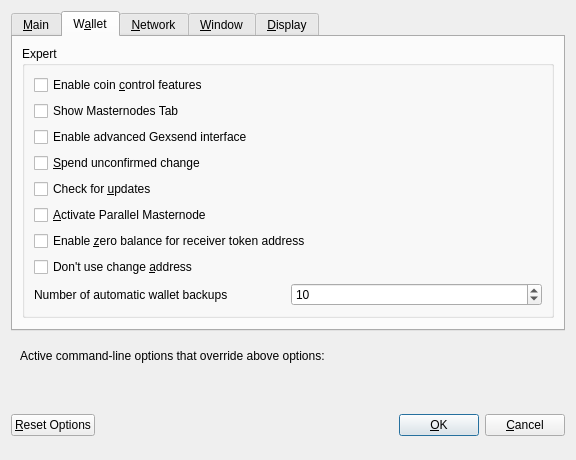
<?xml version="1.0" encoding="UTF-8"?>
<ui version="4.0">
 <class>OptionsDialog</class>
 <widget class="QDialog" name="OptionsDialog">
  <property name="geometry">
   <rect>
    <x>0</x>
    <y>0</y>
    <width>576</width>
    <height>419</height>
   </rect>
  </property>
  <property name="windowTitle">
   <string>Options</string>
  </property>
  <property name="modal">
   <bool>true</bool>
  </property>
  <layout class="QVBoxLayout" name="verticalLayout">
   <item>
    <widget class="QTabWidget" name="tabWidget">
     <property name="currentIndex">
      <number>1</number>
     </property>
     <widget class="QWidget" name="tabMain">
      <attribute name="title">
       <string>&amp;Main</string>
      </attribute>
      <layout class="QVBoxLayout" name="verticalLayout_Main">
       <item>
        <widget class="QCheckBox" name="bitcoinAtStartup">
         <property name="toolTip">
          <string>Automatically start GEX after logging in to the system.</string>
         </property>
         <property name="text">
          <string>&amp;Start GEX on system login</string>
         </property>
        </widget>
       </item>
       <item>
        <widget class="QCheckBox" name="logEvents">
         <property name="text">
          <string>Enable  log &amp;events</string>
         </property>
        </widget>
       </item>
       <item>
        <widget class="QCheckBox" name="txIndex">
         <property name="text">
          <string>Enable &amp;transaction indexes</string>
         </property>
        </widget>
       </item>
       <item>
        <widget class="QCheckBox" name="addressIndex">
         <property name="text">
          <string>Enable &amp;address indexes</string>
         </property>
        </widget>
       </item>
       <item>
        <layout class="QHBoxLayout" name="horizontalLayout_2_Main">
         <item>
          <widget class="QLabel" name="databaseCacheLabel">
           <property name="text">
            <string>Size of &amp;database cache</string>
           </property>
           <property name="textFormat">
            <enum>Qt::PlainText</enum>
           </property>
           <property name="buddy">
            <cstring>databaseCache</cstring>
           </property>
          </widget>
         </item>
         <item>
          <widget class="QSpinBox" name="databaseCache"/>
         </item>
         <item>
          <widget class="QLabel" name="databaseCacheUnitLabel">
           <property name="text">
            <string>MB</string>
           </property>
           <property name="textFormat">
            <enum>Qt::PlainText</enum>
           </property>
          </widget>
         </item>
         <item>
          <spacer name="horizontalSpacer_2_Main">
           <property name="orientation">
            <enum>Qt::Horizontal</enum>
           </property>
           <property name="sizeHint" stdset="0">
            <size>
             <width>40</width>
             <height>20</height>
            </size>
           </property>
          </spacer>
         </item>
        </layout>
       </item>
       <item>
        <layout class="QHBoxLayout" name="horizontalLayout_3_Main">
         <item>
          <widget class="QLabel" name="threadsScriptVerifLabel">
           <property name="text">
            <string>Number of script &amp;verification threads</string>
           </property>
           <property name="textFormat">
            <enum>Qt::PlainText</enum>
           </property>
           <property name="buddy">
            <cstring>threadsScriptVerif</cstring>
           </property>
          </widget>
         </item>
         <item>
          <widget class="QSpinBox" name="threadsScriptVerif">
           <property name="toolTip">
            <string>(0 = auto, &lt;0 = leave that many cores free)</string>
           </property>
          </widget>
         </item>
         <item>
          <spacer name="horizontalSpacer_3_Main">
           <property name="orientation">
            <enum>Qt::Horizontal</enum>
           </property>
           <property name="sizeHint" stdset="0">
            <size>
             <width>40</width>
             <height>20</height>
            </size>
           </property>
          </spacer>
         </item>
        </layout>
       </item>
       <item>
        <layout class="QHBoxLayout" name="horizontalLayout_5_Main">
         <item>
          <widget class="QLabel" name="logFileCountLabel">
           <property name="text">
            <string>Number of debug log files</string>
           </property>
          </widget>
         </item>
         <item>
          <widget class="QSpinBox" name="logFileCount">
           <property name="minimum">
            <number>1</number>
           </property>
          </widget>
         </item>
         <item>
          <spacer name="horizontalSpacer_5_Main">
           <property name="orientation">
            <enum>Qt::Horizontal</enum>
           </property>
           <property name="sizeHint" stdset="0">
            <size>
             <width>40</width>
             <height>20</height>
            </size>
           </property>
          </spacer>
         </item>
        </layout>
       </item>
       <item>
        <spacer name="verticalSpacer_Main">
         <property name="orientation">
          <enum>Qt::Vertical</enum>
         </property>
         <property name="sizeHint" stdset="0">
          <size>
           <width>20</width>
           <height>40</height>
          </size>
         </property>
        </spacer>
       </item>
       <item>
        <layout class="QHBoxLayout" name="horizontalLayout_4_Main">
         <item>
          <widget class="QLabel" name="label">
           <property name="toolTip">
            <string>This setting determines the amount of individual masternodes that an input will be anonymized through.&lt;br/&gt;More rounds of anonymization gives a higher degree of privacy, but also costs more in fees.</string>
           </property>
           <property name="text">
            <string>Darksend rounds to use</string>
           </property>
          </widget>
         </item>
         <item>
          <widget class="QSpinBox" name="darksendRounds">
           <property name="minimum">
            <number>2</number>
           </property>
           <property name="maximum">
            <number>8</number>
           </property>
           <property name="value">
            <number>4</number>
           </property>
          </widget>
         </item>
        </layout>
       </item>
       <item>
        <spacer name="verticalSpacer_Main1">
         <property name="orientation">
          <enum>Qt::Vertical</enum>
         </property>
         <property name="sizeHint" stdset="0">
          <size>
           <width>20</width>
           <height>40</height>
          </size>
         </property>
        </spacer>
       </item>
       <item>
        <layout class="QHBoxLayout" name="horizontalLayout">
         <item>
          <widget class="QLabel" name="label_2">
           <property name="toolTip">
            <string>This amount acts as a threshold to turn off Darksend once it's reached.</string>
           </property>
           <property name="statusTip">
            <string notr="true"/>
           </property>
           <property name="whatsThis">
            <string notr="true"/>
           </property>
           <property name="accessibleName">
            <string notr="true"/>
           </property>
           <property name="accessibleDescription">
            <string notr="true"/>
           </property>
           <property name="text">
            <string>Amount of GEX to keep anonymized</string>
           </property>
          </widget>
         </item>
         <item>
          <widget class="QSpinBox" name="anonymizeGex">
           <property name="minimum">
            <number>100</number>
           </property>
           <property name="maximum">
            <number>100000</number>
           </property>
           <property name="singleStep">
            <number>100</number>
           </property>
           <property name="value">
            <number>1000</number>
           </property>
          </widget>
         </item>
        </layout>
       </item>
      </layout>
     </widget>
     <widget class="QWidget" name="tabWallet">
      <attribute name="title">
       <string>W&amp;allet</string>
      </attribute>
      <layout class="QVBoxLayout" name="verticalLayout_Wallet">
       <item>
        <widget class="QGroupBox" name="groupBox">
         <property name="title">
          <string>Expert</string>
         </property>
         <layout class="QVBoxLayout" name="verticalLayout_2">
          <item>
           <widget class="QCheckBox" name="coinControlFeatures">
            <property name="toolTip">
             <string>Whether to show coin control features or not.</string>
            </property>
            <property name="text">
             <string>Enable coin &amp;control features</string>
            </property>
           </widget>
          </item>
          <item>
           <widget class="QCheckBox" name="showMasternodesTab">
            <property name="toolTip">
             <string>Show additional tab listing all your masternodes in first sub-tab&lt;br/&gt;and all masternodes on the network in second sub-tab.</string>
            </property>
            <property name="text">
             <string>Show Masternodes Tab</string>
            </property>
           </widget>
          </item>
          <item>
           <widget class="QCheckBox" name="showAdvancedUI">
            <property name="toolTip">
             <string>Show additional information and buttons for Darksend on overview screen.</string>
            </property>
            <property name="text">
             <string>Enable advanced Gexsend interface</string>
            </property>
           </widget>
          </item>
          <item>
           <widget class="QCheckBox" name="spendZeroConfChange">
            <property name="toolTip">
             <string>If you disable the spending of unconfirmed change, the change from a transaction&lt;br/&gt;cannot be used until that transaction has at least one confirmation.&lt;br/&gt;This also affects how your balance is computed.</string>
            </property>
            <property name="text">
             <string>&amp;Spend unconfirmed change</string>
            </property>
           </widget>
          </item>
          <item>
           <widget class="QCheckBox" name="checkUpdates">
            <property name="text">
             <string>Check for &amp;updates</string>
            </property>
           </widget>
          </item>
          <item>
           <widget class="QCheckBox" name="parallelMasternodes">
            <property name="toolTip">
             <string>Coming soon</string>
            </property>
            <property name="text">
             <string>&amp;Activate Parallel Masternode</string>
            </property>
           </widget>
          </item>
          <item>
           <widget class="QCheckBox" name="zeroBalanceAddressToken">
            <property name="text">
             <string>Enable &amp;zero balance for receiver token address</string>
            </property>
           </widget>
          </item>
          <item>
           <widget class="QCheckBox" name="notUseChangeAddress">
            <property name="text">
             <string>Don't use change &amp;address</string>
            </property>
           </widget>
          </item>

            <item>
              <layout class="QHBoxLayout" name="horizontalLayout_1_Wallet">
                <item>
                  <widget class="QLabel" name="walletBackupslabel">
                    <property name="text">
                      <string>Number of automatic wallet backups</string>
                    </property>
                  </widget>
                </item>
                <item>
                  <widget class="QSpinBox" name="walletBackups">
                    <property name="minimum">
                      <number>1</number>
                    </property>
                    <property name="maximum">
                      <number>20</number>
                    </property>
                    <property name="value">
                      <number>10</number>
                    </property>
                  </widget>
                </item>
              </layout>
            </item>

         </layout>
        </widget>
       </item>
       <item>
        <spacer name="verticalSpacer_Wallet">
         <property name="orientation">
          <enum>Qt::Vertical</enum>
         </property>
         <property name="sizeHint" stdset="0">
          <size>
           <width>20</width>
           <height>40</height>
          </size>
         </property>
        </spacer>
       </item>
      </layout>
     </widget>
     <widget class="QWidget" name="tabNetwork">
      <attribute name="title">
       <string>&amp;Network</string>
      </attribute>
      <layout class="QVBoxLayout" name="verticalLayout_Network">
       <item>
        <widget class="QCheckBox" name="mapPortUpnp">
         <property name="toolTip">
          <string>Automatically open the GEX client port on the router. This only works when your router supports UPnP and it is enabled.</string>
         </property>
         <property name="text">
          <string>Map port using &amp;UPnP</string>
         </property>
        </widget>
       </item>
       <item>
        <widget class="QCheckBox" name="allowIncoming">
         <property name="toolTip">
          <string>Accept connections from outside</string>
         </property>
         <property name="text">
          <string>Allow incoming connections</string>
         </property>
        </widget>
       </item>
       <item>
        <widget class="QCheckBox" name="connectSocks">
         <property name="toolTip">
          <string>Connect to the GEX network through a SOCKS5 proxy.</string>
         </property>
         <property name="text">
          <string>&amp;Connect through SOCKS5 proxy (default proxy):</string>
         </property>
        </widget>
       </item>
       <item>
        <layout class="QHBoxLayout" name="horizontalLayout_1_Network">
         <item>
          <widget class="QLabel" name="proxyIpLabel">
           <property name="text">
            <string>Proxy &amp;IP:</string>
           </property>
           <property name="textFormat">
            <enum>Qt::PlainText</enum>
           </property>
           <property name="buddy">
            <cstring>proxyIp</cstring>
           </property>
          </widget>
         </item>
         <item>
          <widget class="QValidatedLineEdit" name="proxyIp">
           <property name="minimumSize">
            <size>
             <width>140</width>
             <height>0</height>
            </size>
           </property>
           <property name="maximumSize">
            <size>
             <width>140</width>
             <height>16777215</height>
            </size>
           </property>
           <property name="toolTip">
            <string>IP address of the proxy (e.g. IPv4: 127.0.0.1 / IPv6: ::1)</string>
           </property>
          </widget>
         </item>
         <item>
          <widget class="QLabel" name="proxyPortLabel">
           <property name="text">
            <string>&amp;Port:</string>
           </property>
           <property name="textFormat">
            <enum>Qt::PlainText</enum>
           </property>
           <property name="buddy">
            <cstring>proxyPort</cstring>
           </property>
          </widget>
         </item>
         <item>
          <widget class="QLineEdit" name="proxyPort">
           <property name="minimumSize">
            <size>
             <width>55</width>
             <height>0</height>
            </size>
           </property>
           <property name="maximumSize">
            <size>
             <width>55</width>
             <height>16777215</height>
            </size>
           </property>
           <property name="toolTip">
            <string>Port of the proxy (e.g. 9050)</string>
           </property>
          </widget>
         </item>
         <item>
          <spacer name="horizontalSpacer_1_Network">
           <property name="orientation">
            <enum>Qt::Horizontal</enum>
           </property>
           <property name="sizeHint" stdset="0">
            <size>
             <width>40</width>
             <height>20</height>
            </size>
           </property>
          </spacer>
         </item>
        </layout>
       </item>
       <item>
        <spacer name="verticalSpacer_Network">
         <property name="orientation">
          <enum>Qt::Vertical</enum>
         </property>
         <property name="sizeHint" stdset="0">
          <size>
           <width>20</width>
           <height>40</height>
          </size>
         </property>
        </spacer>
       </item>
      </layout>
     </widget>
     <widget class="QWidget" name="tabWindow">
      <attribute name="title">
       <string>&amp;Window</string>
      </attribute>
      <layout class="QVBoxLayout" name="verticalLayout_Window">
       <item>
        <widget class="QCheckBox" name="hideTrayIcon">
         <property name="toolTip">
          <string>&amp;Hide the icon from the system tray.</string>
         </property>
         <property name="text">
          <string>Hide tray icon</string>
         </property>
        </widget>
       </item>
       <item>
        <widget class="QCheckBox" name="minimizeToTray">
         <property name="toolTip">
          <string>Show only a tray icon after minimizing the window.</string>
         </property>
         <property name="text">
          <string>&amp;Minimize to the tray instead of the taskbar</string>
         </property>
        </widget>
       </item>
       <item>
        <widget class="QCheckBox" name="minimizeOnClose">
         <property name="toolTip">
          <string>Minimize instead of exit the application when the window is closed. When this option is enabled, the application will be closed only after selecting Quit in the menu.</string>
         </property>
         <property name="text">
          <string>M&amp;inimize on close</string>
         </property>
        </widget>
       </item>
       <item>
        <spacer name="verticalSpacer_Window">
         <property name="orientation">
          <enum>Qt::Vertical</enum>
         </property>
         <property name="sizeHint" stdset="0">
          <size>
           <width>20</width>
           <height>40</height>
          </size>
         </property>
        </spacer>
       </item>
      </layout>
     </widget>
     <widget class="QWidget" name="tabDisplay">
      <attribute name="title">
       <string>&amp;Display</string>
      </attribute>
      <layout class="QVBoxLayout" name="verticalLayout_Display">
       <item>
        <layout class="QHBoxLayout" name="horizontalLayout_1_Display">
         <item>
          <widget class="QLabel" name="langLabel">
           <property name="text">
            <string>User Interface &amp;language:</string>
           </property>
           <property name="textFormat">
            <enum>Qt::PlainText</enum>
           </property>
           <property name="buddy">
            <cstring>lang</cstring>
           </property>
          </widget>
         </item>
         <item>
          <widget class="QValueComboBox" name="lang">
           <property name="toolTip">
            <string>The user interface language can be set here. This setting will take effect after restarting GEX.</string>
           </property>
          </widget>
         </item>
        </layout>
       </item>
       <item>
        <widget class="QLabel" name="label_3">
         <property name="toolTip">
          <string notr="true"/>
         </property>
         <property name="statusTip">
          <string notr="true"/>
         </property>
         <property name="whatsThis">
          <string notr="true"/>
         </property>
         <property name="accessibleName">
          <string notr="true"/>
         </property>
         <property name="text">
          <string>Language missing or translation incomplete? Help contributing translations here:
https://www.transifex.com/gex-project/gex-project-translations</string>
         </property>
         <property name="wordWrap">
          <bool>true</bool>
         </property>
         <property name="openExternalLinks">
          <bool>true</bool>
         </property>
         <property name="textInteractionFlags">
          <set>Qt::TextBrowserInteraction</set>
         </property>
        </widget>
       </item>
       <item>
        <layout class="QHBoxLayout" name="horizontalLayout_4_Display" stretch="0,0">
         <item>
          <widget class="QLabel" name="themeLabel">
           <property name="text">
            <string>User Interface Theme:</string>
           </property>
          </widget>
         </item>
         <item>
          <widget class="QValueComboBox" name="theme"/>
         </item>
        </layout>
       </item>
       <item>
        <widget class="Line" name="line">
         <property name="orientation">
          <enum>Qt::Horizontal</enum>
         </property>
        </widget>
       </item>
       <item>
        <layout class="QHBoxLayout" name="horizontalLayout_2_Display">
         <item>
          <widget class="QLabel" name="unitLabel">
           <property name="text">
            <string>&amp;Unit to show amounts in:</string>
           </property>
           <property name="textFormat">
            <enum>Qt::PlainText</enum>
           </property>
           <property name="buddy">
            <cstring>unit</cstring>
           </property>
          </widget>
         </item>
         <item>
          <widget class="QValueComboBox" name="unit">
           <property name="toolTip">
            <string>Choose the default subdivision unit to show in the interface and when sending coins.</string>
           </property>
          </widget>
         </item>
        </layout>
       </item>
       <item>
        <layout class="QHBoxLayout" name="horizontalLayout_5_Display">
         <item>
          <widget class="QLabel" name="digitsLabel">
           <property name="text">
            <string>Decimal digits</string>
           </property>
          </widget>
         </item>
         <item>
          <widget class="QValueComboBox" name="digits"/>
         </item>
        </layout>
       </item>
       <item>
        <layout class="QHBoxLayout" name="horizontalLayout_3_Display">
         <item>
          <widget class="QLabel" name="thirdPartyTxUrlsLabel">
           <property name="toolTip">
            <string>Third party URLs (e.g. a block explorer) that appear in the transactions tab as context menu items. %s in the URL is replaced by transaction hash. Multiple URLs are separated by vertical bar |.</string>
           </property>
           <property name="text">
            <string>Third party transaction URLs</string>
           </property>
           <property name="buddy">
            <cstring>thirdPartyTxUrls</cstring>
           </property>
          </widget>
         </item>
         <item>
          <widget class="QLineEdit" name="thirdPartyTxUrls">
           <property name="toolTip">
            <string>Third party URLs (e.g. a block explorer) that appear in the transactions tab as context menu items. %s in the URL is replaced by transaction hash. Multiple URLs are separated by vertical bar |.</string>
           </property>
          </widget>
         </item>
        </layout>
       </item>
       <item>
        <spacer name="verticalSpacer">
         <property name="orientation">
          <enum>Qt::Vertical</enum>
         </property>
         <property name="sizeHint" stdset="0">
          <size>
           <width>20</width>
           <height>40</height>
          </size>
         </property>
        </spacer>
       </item>
      </layout>
     </widget>
    </widget>
   </item>
   <item>
    <widget class="QFrame" name="frame">
     <layout class="QVBoxLayout" name="verticalLayout_Bottom">
      <item>
       <layout class="QHBoxLayout" name="horizontalLayout_Bottom">
        <item>
         <widget class="QLabel" name="overriddenByCommandLineInfoLabel">
          <property name="text">
           <string>Active command-line options that override above options:</string>
          </property>
          <property name="textFormat">
           <enum>Qt::PlainText</enum>
          </property>
         </widget>
        </item>
        <item>
         <spacer name="horizontalSpacer_Bottom">
          <property name="orientation">
           <enum>Qt::Horizontal</enum>
          </property>
          <property name="sizeHint" stdset="0">
           <size>
            <width>40</width>
            <height>20</height>
           </size>
          </property>
         </spacer>
        </item>
       </layout>
      </item>
      <item>
       <widget class="QLabel" name="overriddenByCommandLineLabel">
        <property name="text">
         <string/>
        </property>
        <property name="textFormat">
         <enum>Qt::PlainText</enum>
        </property>
        <property name="wordWrap">
         <bool>true</bool>
        </property>
       </widget>
      </item>
     </layout>
    </widget>
   </item>
   <item>
    <layout class="QHBoxLayout" name="horizontalLayout_Buttons">
     <item>
      <widget class="QPushButton" name="resetButton">
       <property name="toolTip">
        <string>Reset all client options to default.</string>
       </property>
       <property name="text">
        <string>&amp;Reset Options</string>
       </property>
       <property name="autoDefault">
        <bool>false</bool>
       </property>
      </widget>
     </item>
     <item>
      <spacer name="horizontalSpacer_1">
       <property name="orientation">
        <enum>Qt::Horizontal</enum>
       </property>
       <property name="sizeHint" stdset="0">
        <size>
         <width>40</width>
         <height>48</height>
        </size>
       </property>
      </spacer>
     </item>
     <item>
      <widget class="QLabel" name="statusLabel">
       <property name="minimumSize">
        <size>
         <width>200</width>
         <height>0</height>
        </size>
       </property>
       <property name="font">
        <font>
         <weight>75</weight>
         <bold>true</bold>
        </font>
       </property>
       <property name="text">
        <string/>
       </property>
       <property name="textFormat">
        <enum>Qt::PlainText</enum>
       </property>
       <property name="wordWrap">
        <bool>true</bool>
       </property>
      </widget>
     </item>
     <item>
      <spacer name="horizontalSpacer_2">
       <property name="orientation">
        <enum>Qt::Horizontal</enum>
       </property>
       <property name="sizeHint" stdset="0">
        <size>
         <width>40</width>
         <height>48</height>
        </size>
       </property>
      </spacer>
     </item>
     <item>
      <widget class="QPushButton" name="okButton">
       <property name="text">
        <string>&amp;OK</string>
       </property>
       <property name="autoDefault">
        <bool>false</bool>
       </property>
       <property name="default">
        <bool>true</bool>
       </property>
      </widget>
     </item>
     <item>
      <widget class="QPushButton" name="cancelButton">
       <property name="text">
        <string>&amp;Cancel</string>
       </property>
       <property name="autoDefault">
        <bool>false</bool>
       </property>
      </widget>
     </item>
    </layout>
   </item>
  </layout>
 </widget>
 <customwidgets>
  <customwidget>
   <class>QValidatedLineEdit</class>
   <extends>QLineEdit</extends>
   <header>qvalidatedlineedit.h</header>
  </customwidget>
  <customwidget>
   <class>QValueComboBox</class>
   <extends>QComboBox</extends>
   <header>qvaluecombobox.h</header>
  </customwidget>
 </customwidgets>
 <resources/>
 <connections/>
</ui>
